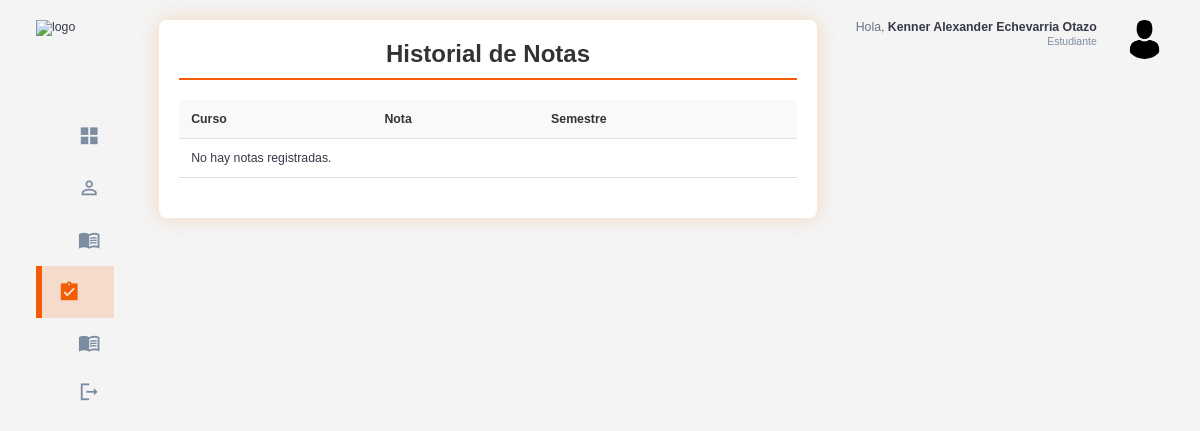
Page /alumnos/historial-notas/ (signed in) on the earlier database version.
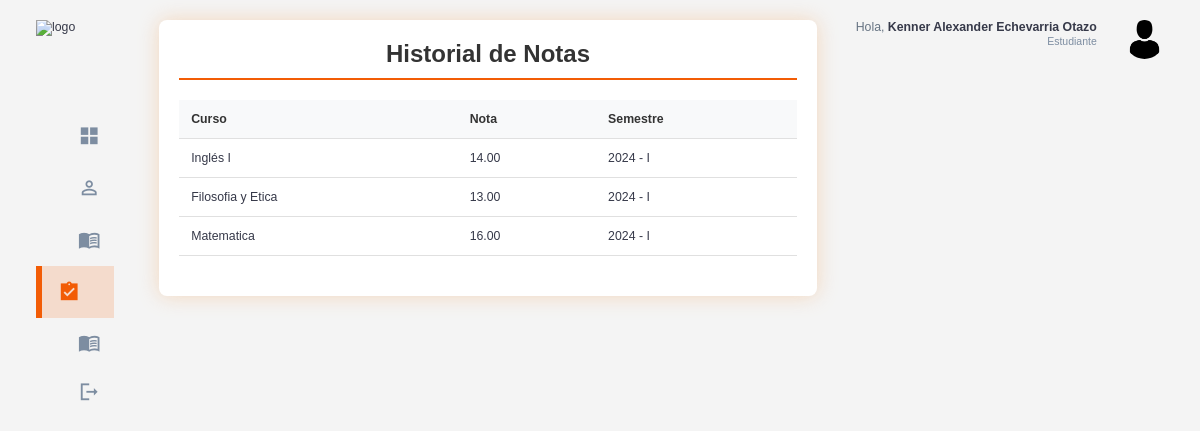
Same page on the later database version.
### cursos/models.py (models this page shows, shortened)
class HistorialNotas(models.Model):
    estudiante = models.ForeignKey(Estudiante, on_delete=models.CASCADE, related_name='historial_notas')
    curso = models.ForeignKey(Curso, on_delete=models.CASCADE, related_name='historial_notas')
    nota = models.DecimalField(max_digits=5, decimal_places=2)  # Campo para la nota
    semestre = models.ForeignKey('semestre.Semestre', on_delete=models.CASCADE, related_name='historial_notas')  # Usa la cadena aquí también
    class Meta:
        unique_together = ('estudiante', 'curso','semestre')

class Curso(models.Model):
    codigo = models.CharField(max_length=10, unique=True)  # Campo único
    nombre = models.CharField(max_length=100)
    descripcion = models.TextField(null=True, blank=True)
    creditos = models.IntegerField()
    ciclo = models.IntegerField(validators=[MinValueValidator(1), MaxValueValidator(10)])
    pre_requisitos = models.ManyToManyField('self', symmetrical=False, related_name='requisitos_para', blank=True)

### semestre/models.py (models this page shows, shortened)
class Semestre(models.Model):
    PERIODO_CHOICES = (
        ('I', 'Primero'),
        ('II', 'Segundo'),
    )
    año = models.PositiveIntegerField()  # Por ejemplo, 2024
    periodo = models.CharField(max_length=2, choices=PERIODO_CHOICES)  # I o II
    fecha_inicio = models.DateField()
    fecha_fin = models.DateField()
    estado = models.BooleanField(default=False)  # Indica si el semestre está activo
    class Meta:
        unique_together = ('año', 'periodo')  # Evita duplicados de año y periodo
    def __str__(self):
        return f"{self.año} - {self.periodo}"

### usuarios/decorators.py (the view)
        def _wrapped_view(request, *args, **kwargs):
            if request.user.is_authenticated and (request.user.rol.nombre_rol == role or request.user.rol.is_admin):
                return view_func(request, *args, **kwargs)
            else:
                raise PermissionDenied  # Lanza un error si no tiene el rol correcto

### index/views.py (called while the page is built)
@login_required
@role_required('Estudiante')
def historial_notas(request):
    historial = HistorialNotas.objects.filter(estudiante=request.user.estudiante)  # Filtra por el estudiante actual
    return render(request, 'index/historial_notas.html', {'historial': historial})

### templates/index/historial_notas.html (shortened to what this page needs)
{% extends 'base_alumnos.html' %}
{% load static %}
{% block extra_css %}
    <link rel="stylesheet" href="{% static 'css/student_list.css' %}">
{% endblock %}
{% block content %}
<div class="student-list-container">
    <h2>Historial de Notas</h2>
    <div class="table-responsive">
        <table class="student-table">
            <thead>
                <tr>
                    <th>Curso</th>
                    <th>Nota</th>
                    <th>Semestre</th>
                </tr>
            </thead>
            <tbody>
                {% for nota in historial %}
        <tr>
            <td>{{ nota.curso.nombre }}</td>
            <td>{{ nota.nota }}</td>
            <td>{{ nota.semestre }}</td>
        </tr>
        {% empty %}
        <tr>
            <td colspan="3">No hay notas registradas.</td>
        </tr>
        {% endfor %}
            </tbody>
        </table>
    </div>
</div>
{% endblock %}

Differences in the rows shown:
added HistorialNotas: curso.nombre "Inglés I", nota "14.00", semestre "2024 - I"
added HistorialNotas: curso.nombre "Filosofia y Etica", nota "13.00", semestre "2024 - I"
added HistorialNotas: curso.nombre "Matematica", nota "16.00", semestre "2024 - I"
Other differences:
text no longer shown: "No hay notas registradas."
